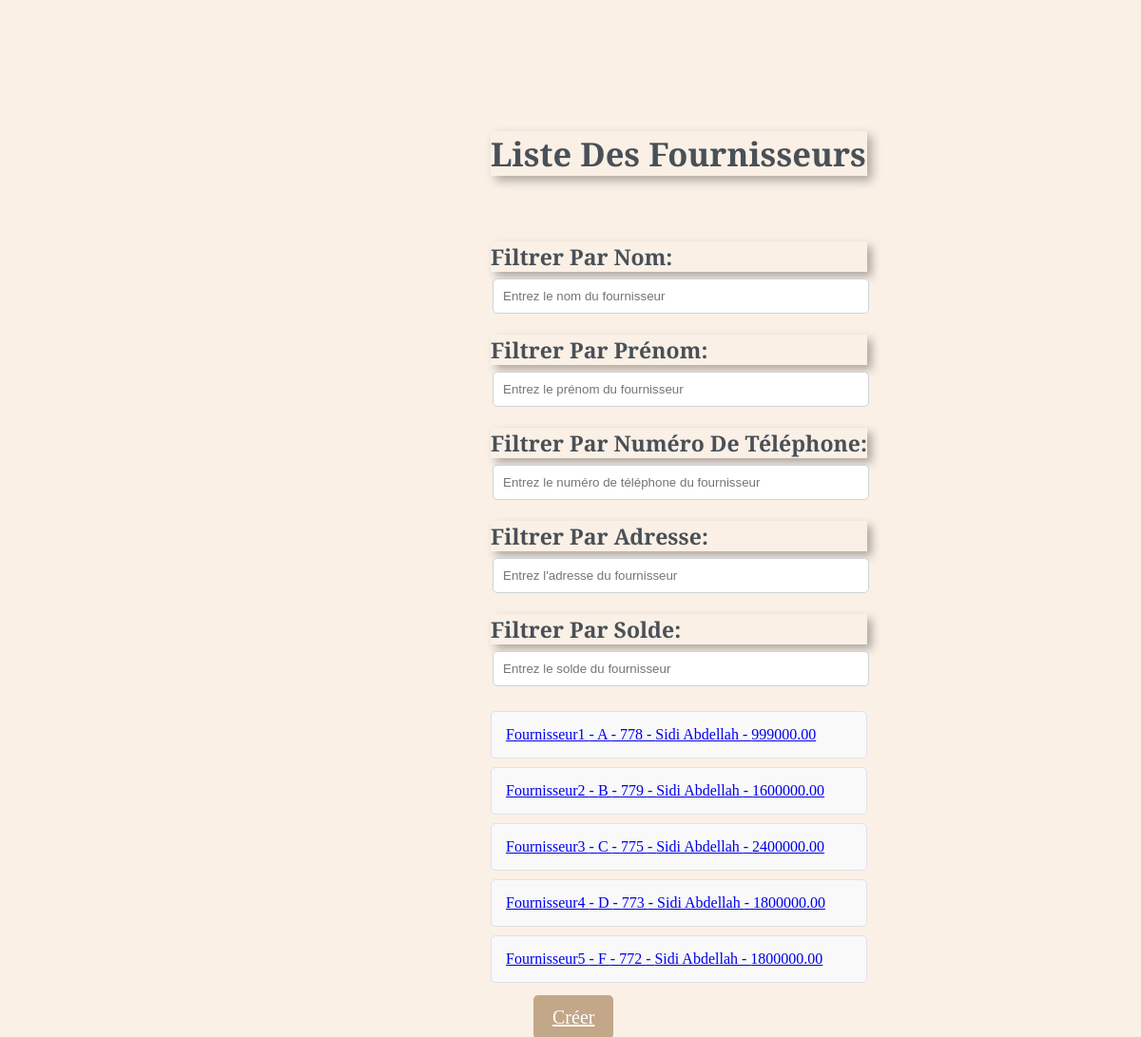
Page /firstapp/fournisseurs/ on the committed database.
### firstapp/models.py (models this page shows, shortened)
class Fournisseur (models.Model):
    codeF = models.AutoField(primary_key=True)
    NomF = models.CharField(max_length=25)
    PrenomF = models.CharField(max_length=25)
    TelF = models.IntegerField(unique=True)
    AdressF = models.CharField(max_length=50)
    SoldeF = models.DecimalField(max_digits=10 , decimal_places=2)

### firstapp/views.py (the view)
# urls.py: path('fournisseurs/', fournisseur_list, name='fournisseur_list'),
def fournisseur_list(request):
    fournisseurs = Fournisseur.objects.all()
    return render(request, 'fournisseur/fournisseur_list.html', {'fournisseurs': fournisseurs})

### firstapp/Templates/fournisseur/fournisseur_list.html (shortened to what this page needs)
<!DOCTYPE html>
<html lang="en">
<head>
</head>
<body>
  {% block content %}
  <h2>Liste des fournisseurs</h2> <br>
  <label for="filterNom">Filtrer par nom:</label>
  <input type="text" id="filterNom" onkeyup="filterFournisseurs()" placeholder="Entrez le nom du fournisseur">
<br>
  <label for="filterPrenom">Filtrer par prénom:</label>
  <input type="text" id="filterPrenom" onkeyup="filterFournisseurs()" placeholder="Entrez le prénom du fournisseur">
<br>
  <label for="filterTel">Filtrer par numéro de téléphone:</label>
  <input type="tel" id="filterTel" onkeyup="filterFournisseurs()" placeholder="Entrez le numéro de téléphone du fournisseur">
<br>
  <label for="filterAdresse">Filtrer par adresse:</label>
  <input type="text" id="filterAdresse" onkeyup="filterFournisseurs()" placeholder="Entrez l'adresse du fournisseur">
<br>
  <label for="filterSolde">Filtrer par solde:</label>
  <input type="number" id="filterSolde" onkeyup="filterFournisseurs()" placeholder="Entrez le solde du fournisseur">
<br>
  <ul id="fournisseurList">
    {% for fournisseur in fournisseurs %}
      <li data-nom="{{ fournisseur.NomF }}" data-prenom="{{ fournisseur.PrenomF }}" data-tel="{{ fournisseur.TelF }}" data-adresse="{{ fournisseur.AdressF }}" data-solde="{{ fournisseur.SoldeF }}">
        <a href="{% url 'fournisseur_detail' fournisseur.codeF %}">{{ fournisseur.NomF }} - {{ fournisseur.PrenomF }} - {{ fournisseur.TelF }} - {{ fournisseur.AdressF }} - {{ fournisseur.SoldeF }}</a>
      </li>
    {% endfor %}
  </ul>
  <a  class="btn-create" href="{% url 'fournisseur_create' %}">Créer</a>
{% endblock %}
</body>
</html>

### firstapp/Templates/fournisseur/fournisseur_list.html (style rules this page uses)
body { position: absolute; top: 10%; left: 43%; font-size: 23px; font-family: 'Cormorant Upright', serif; background-color: #faf0e6; color: white; box-sizing:border-box; margin: 0%; padding: 0; transition:all 0.5s cubic-bezier(.43,1.1,.62,1.08); text-transform: capitalize; }
h2 { font-weight: bold; color: #495057; box-shadow: 5px 5px 10px rgba(0, 0, 0, 0.3); }
label { display: block; margin-top: 15px; color: #495057; box-shadow: 5px 5px 10px rgba(0, 0, 0, 0.3); font-weight: bold; }
input { padding: 10px; margin: 7px 2px; border: 1px solid #ced4da; border-radius: 5px; width: 100%; box-sizing: border-box; }
ul { list-style-type: none; padding: 0; margin-top: 20px; }
li { border: 1px solid #dee2e6; margin-top: -1px; background-color: #f9f9f9; padding: 15px; text-decoration: none; font-size: 16px; color: #495057; display: block; transition: 0.3s; border-radius: 5px; margin-bottom: 10px; }
.btn-create { background-color: #c2a789; color: #fff; padding: 12px 20px; font-size: 20px; border: none; position: relative; left: 45px; cursor: pointer; border-radius: 5px; transition: background-color 0.3s ease; font-family: 'Cormorant Upright', serif; }

### rows in the picture
Fournisseur: NomF "Fournisseur1", PrenomF "A", TelF "778", AdressF "Sidi Abdellah", SoldeF "999000.00"
Fournisseur: NomF "Fournisseur2", PrenomF "B", TelF "779", AdressF "Sidi Abdellah", SoldeF "1600000.00"
Fournisseur: NomF "Fournisseur3", PrenomF "C", TelF "775", AdressF "Sidi Abdellah", SoldeF "2400000.00"
Fournisseur: NomF "Fournisseur4", PrenomF "D", TelF "773", AdressF "Sidi Abdellah", SoldeF "1800000.00"
Fournisseur: NomF "Fournisseur5", PrenomF "F", TelF "772", AdressF "Sidi Abdellah", SoldeF "1800000.00"
